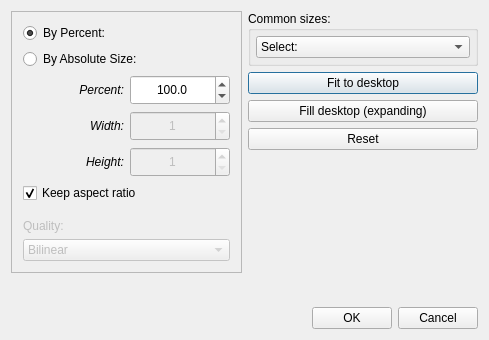
<?xml version="1.0" encoding="UTF-8"?>
<ui version="4.0">
 <class>ResizeDialog</class>
 <widget class="QDialog" name="ResizeDialog">
  <property name="geometry">
   <rect>
    <x>0</x>
    <y>0</y>
    <width>489</width>
    <height>340</height>
   </rect>
  </property>
  <property name="sizePolicy">
   <sizepolicy hsizetype="Preferred" vsizetype="Preferred">
    <horstretch>0</horstretch>
    <verstretch>0</verstretch>
   </sizepolicy>
  </property>
  <property name="minimumSize">
   <size>
    <width>100</width>
    <height>100</height>
   </size>
  </property>
  <property name="maximumSize">
   <size>
    <width>16777215</width>
    <height>16777215</height>
   </size>
  </property>
  <property name="windowTitle">
   <string>Resize</string>
  </property>
  <layout class="QVBoxLayout" name="verticalLayout">
   <item>
    <layout class="QHBoxLayout" name="resListLayout">
     <item>
      <widget class="QFrame" name="resFrame">
       <property name="frameShape">
        <enum>QFrame::StyledPanel</enum>
       </property>
       <property name="frameShadow">
        <enum>QFrame::Raised</enum>
       </property>
       <layout class="QVBoxLayout" name="verticalLayout_3">
        <item>
         <layout class="QVBoxLayout" name="verticalLayout_6">
          <property name="topMargin">
           <number>0</number>
          </property>
          <property name="rightMargin">
           <number>0</number>
          </property>
          <item>
           <widget class="QRadioButton" name="byPercentage">
            <property name="sizePolicy">
             <sizepolicy hsizetype="Minimum" vsizetype="Minimum">
              <horstretch>0</horstretch>
              <verstretch>0</verstretch>
             </sizepolicy>
            </property>
            <property name="text">
             <string>By Percent:</string>
            </property>
            <property name="checked">
             <bool>true</bool>
            </property>
           </widget>
          </item>
          <item>
           <widget class="QRadioButton" name="byAbsoluteSize">
            <property name="sizePolicy">
             <sizepolicy hsizetype="Minimum" vsizetype="Minimum">
              <horstretch>0</horstretch>
              <verstretch>0</verstretch>
             </sizepolicy>
            </property>
            <property name="text">
             <string>By Absolute Size:</string>
            </property>
            <property name="checked">
             <bool>false</bool>
            </property>
           </widget>
          </item>
         </layout>
        </item>
        <item>
         <layout class="QGridLayout" name="resGridLayout">
          <item row="0" column="0">
           <widget class="QLabel" name="label_3">
            <property name="font">
             <font>
              <italic>true</italic>
             </font>
            </property>
            <property name="text">
             <string>Percent:</string>
            </property>
            <property name="alignment">
             <set>Qt::AlignRight|Qt::AlignTrailing|Qt::AlignVCenter</set>
            </property>
           </widget>
          </item>
          <item row="1" column="0">
           <widget class="QLabel" name="label">
            <property name="sizePolicy">
             <sizepolicy hsizetype="Preferred" vsizetype="Preferred">
              <horstretch>0</horstretch>
              <verstretch>0</verstretch>
             </sizepolicy>
            </property>
            <property name="font">
             <font>
              <italic>true</italic>
             </font>
            </property>
            <property name="text">
             <string>Width:</string>
            </property>
            <property name="alignment">
             <set>Qt::AlignRight|Qt::AlignTrailing|Qt::AlignVCenter</set>
            </property>
           </widget>
          </item>
          <item row="2" column="1">
           <widget class="QSpinBox" name="height">
            <property name="enabled">
             <bool>false</bool>
            </property>
            <property name="sizePolicy">
             <sizepolicy hsizetype="Preferred" vsizetype="Minimum">
              <horstretch>0</horstretch>
              <verstretch>0</verstretch>
             </sizepolicy>
            </property>
            <property name="minimumSize">
             <size>
              <width>0</width>
              <height>30</height>
             </size>
            </property>
            <property name="alignment">
             <set>Qt::AlignCenter</set>
            </property>
            <property name="readOnly">
             <bool>false</bool>
            </property>
            <property name="buttonSymbols">
             <enum>QAbstractSpinBox::UpDownArrows</enum>
            </property>
            <property name="hiddenButtons" stdset="0">
             <bool>true</bool>
            </property>
            <property name="keyboardTracking">
             <bool>true</bool>
            </property>
            <property name="minimum">
             <number>1</number>
            </property>
            <property name="maximum">
             <number>65535</number>
            </property>
           </widget>
          </item>
          <item row="1" column="1">
           <widget class="QSpinBox" name="width">
            <property name="enabled">
             <bool>false</bool>
            </property>
            <property name="sizePolicy">
             <sizepolicy hsizetype="Preferred" vsizetype="Minimum">
              <horstretch>0</horstretch>
              <verstretch>0</verstretch>
             </sizepolicy>
            </property>
            <property name="minimumSize">
             <size>
              <width>0</width>
              <height>30</height>
             </size>
            </property>
            <property name="alignment">
             <set>Qt::AlignCenter</set>
            </property>
            <property name="buttonSymbols">
             <enum>QAbstractSpinBox::UpDownArrows</enum>
            </property>
            <property name="hiddenButtons" stdset="0">
             <bool>true</bool>
            </property>
            <property name="keyboardTracking">
             <bool>true</bool>
            </property>
            <property name="minimum">
             <number>1</number>
            </property>
            <property name="maximum">
             <number>65535</number>
            </property>
           </widget>
          </item>
          <item row="2" column="0">
           <widget class="QLabel" name="label_2">
            <property name="font">
             <font>
              <italic>true</italic>
             </font>
            </property>
            <property name="text">
             <string>Height:</string>
            </property>
            <property name="alignment">
             <set>Qt::AlignRight|Qt::AlignTrailing|Qt::AlignVCenter</set>
            </property>
           </widget>
          </item>
          <item row="0" column="1">
           <widget class="QDoubleSpinBox" name="percent">
            <property name="enabled">
             <bool>true</bool>
            </property>
            <property name="sizePolicy">
             <sizepolicy hsizetype="Preferred" vsizetype="Minimum">
              <horstretch>0</horstretch>
              <verstretch>0</verstretch>
             </sizepolicy>
            </property>
            <property name="minimumSize">
             <size>
              <width>0</width>
              <height>30</height>
             </size>
            </property>
            <property name="alignment">
             <set>Qt::AlignCenter</set>
            </property>
            <property name="readOnly">
             <bool>false</bool>
            </property>
            <property name="buttonSymbols">
             <enum>QAbstractSpinBox::UpDownArrows</enum>
            </property>
            <property name="hiddenButtons" stdset="0">
             <bool>true</bool>
            </property>
            <property name="decimals">
             <number>1</number>
            </property>
            <property name="minimum">
             <double>1.000000000000000</double>
            </property>
            <property name="maximum">
             <double>1600.000000000000000</double>
            </property>
            <property name="singleStep">
             <double>1.000000000000000</double>
            </property>
            <property name="stepType">
             <enum>QAbstractSpinBox::AdaptiveDecimalStepType</enum>
            </property>
            <property name="value">
             <double>100.000000000000000</double>
            </property>
           </widget>
          </item>
         </layout>
        </item>
        <item>
         <widget class="QCheckBox" name="keepAspectRatio">
          <property name="sizePolicy">
           <sizepolicy hsizetype="MinimumExpanding" vsizetype="Minimum">
            <horstretch>0</horstretch>
            <verstretch>0</verstretch>
           </sizepolicy>
          </property>
          <property name="minimumSize">
           <size>
            <width>0</width>
            <height>0</height>
           </size>
          </property>
          <property name="text">
           <string>Keep aspect ratio</string>
          </property>
          <property name="checked">
           <bool>true</bool>
          </property>
         </widget>
        </item>
        <item>
         <spacer name="verticalSpacer">
          <property name="orientation">
           <enum>Qt::Vertical</enum>
          </property>
          <property name="sizeType">
           <enum>QSizePolicy::Maximum</enum>
          </property>
          <property name="sizeHint" stdset="0">
           <size>
            <width>20</width>
            <height>10</height>
           </size>
          </property>
         </spacer>
        </item>
        <item>
         <widget class="QLabel" name="label_4">
          <property name="enabled">
           <bool>false</bool>
          </property>
          <property name="text">
           <string>Quality:</string>
          </property>
         </widget>
        </item>
        <item>
         <widget class="QComboBox" name="comboBox">
          <property name="enabled">
           <bool>false</bool>
          </property>
          <property name="sizePolicy">
           <sizepolicy hsizetype="MinimumExpanding" vsizetype="Minimum">
            <horstretch>0</horstretch>
            <verstretch>0</verstretch>
           </sizepolicy>
          </property>
          <property name="minimumSize">
           <size>
            <width>0</width>
            <height>0</height>
           </size>
          </property>
          <property name="currentIndex">
           <number>1</number>
          </property>
          <item>
           <property name="text">
            <string>Nearest</string>
           </property>
          </item>
          <item>
           <property name="text">
            <string>Bilinear</string>
           </property>
          </item>
          <item>
           <property name="text">
            <string>Bicubic</string>
           </property>
          </item>
          <item>
           <property name="text">
            <string>Lanczos3</string>
           </property>
          </item>
         </widget>
        </item>
       </layout>
      </widget>
     </item>
     <item>
      <layout class="QVBoxLayout" name="verticalLayout_5">
       <item>
        <widget class="QGroupBox" name="groupBox">
         <property name="title">
          <string>Common sizes:</string>
         </property>
         <layout class="QVBoxLayout" name="verticalLayout_2">
          <property name="spacing">
           <number>0</number>
          </property>
          <property name="leftMargin">
           <number>5</number>
          </property>
          <property name="topMargin">
           <number>5</number>
          </property>
          <property name="rightMargin">
           <number>5</number>
          </property>
          <property name="bottomMargin">
           <number>5</number>
          </property>
          <item>
           <widget class="QComboBox" name="resComboBox">
            <property name="sizePolicy">
             <sizepolicy hsizetype="MinimumExpanding" vsizetype="Minimum">
              <horstretch>0</horstretch>
              <verstretch>0</verstretch>
             </sizepolicy>
            </property>
            <property name="minimumSize">
             <size>
              <width>0</width>
              <height>0</height>
             </size>
            </property>
            <item>
             <property name="text">
              <string>Select:</string>
             </property>
            </item>
            <item>
             <property name="text">
              <string>1366 x 768</string>
             </property>
            </item>
            <item>
             <property name="text">
              <string>1440 x 900</string>
             </property>
            </item>
            <item>
             <property name="text">
              <string>1440 x 1050</string>
             </property>
            </item>
            <item>
             <property name="text">
              <string>1600 x 1200</string>
             </property>
            </item>
            <item>
             <property name="text">
              <string>1920 x 1080 (FullHD)</string>
             </property>
            </item>
            <item>
             <property name="text">
              <string>1920 x 1200 (FullHD)</string>
             </property>
            </item>
            <item>
             <property name="text">
              <string>2560 x 1080</string>
             </property>
            </item>
            <item>
             <property name="text">
              <string>2560 x 1440</string>
             </property>
            </item>
            <item>
             <property name="text">
              <string>2560 x 1600</string>
             </property>
            </item>
            <item>
             <property name="text">
              <string>3840 x 1600 (UW 4K)</string>
             </property>
            </item>
            <item>
             <property name="text">
              <string>3840 x 2160 (UHD-1)</string>
             </property>
            </item>
           </widget>
          </item>
         </layout>
        </widget>
       </item>
       <item>
        <widget class="QPushButton" name="fitDesktopButton">
         <property name="sizePolicy">
          <sizepolicy hsizetype="MinimumExpanding" vsizetype="Minimum">
           <horstretch>0</horstretch>
           <verstretch>0</verstretch>
          </sizepolicy>
         </property>
         <property name="minimumSize">
          <size>
           <width>0</width>
           <height>0</height>
          </size>
         </property>
         <property name="text">
          <string>Fit to desktop</string>
         </property>
        </widget>
       </item>
       <item>
        <widget class="QPushButton" name="fillDesktopButton">
         <property name="sizePolicy">
          <sizepolicy hsizetype="MinimumExpanding" vsizetype="Minimum">
           <horstretch>0</horstretch>
           <verstretch>0</verstretch>
          </sizepolicy>
         </property>
         <property name="minimumSize">
          <size>
           <width>0</width>
           <height>0</height>
          </size>
         </property>
         <property name="text">
          <string>Fill desktop (expanding)</string>
         </property>
        </widget>
       </item>
       <item>
        <widget class="QPushButton" name="resetButton">
         <property name="sizePolicy">
          <sizepolicy hsizetype="MinimumExpanding" vsizetype="Minimum">
           <horstretch>0</horstretch>
           <verstretch>0</verstretch>
          </sizepolicy>
         </property>
         <property name="minimumSize">
          <size>
           <width>0</width>
           <height>0</height>
          </size>
         </property>
         <property name="text">
          <string>Reset</string>
         </property>
        </widget>
       </item>
       <item>
        <spacer name="verticalSpacer_3">
         <property name="orientation">
          <enum>Qt::Vertical</enum>
         </property>
         <property name="sizeHint" stdset="0">
          <size>
           <width>20</width>
           <height>0</height>
          </size>
         </property>
        </spacer>
       </item>
      </layout>
     </item>
    </layout>
   </item>
   <item>
    <spacer name="verticalSpacer_2">
     <property name="orientation">
      <enum>Qt::Vertical</enum>
     </property>
     <property name="sizeType">
      <enum>QSizePolicy::Expanding</enum>
     </property>
     <property name="sizeHint" stdset="0">
      <size>
       <width>20</width>
       <height>0</height>
      </size>
     </property>
    </spacer>
   </item>
   <item>
    <layout class="QHBoxLayout" name="buttonsLayout">
     <item>
      <spacer name="horizontalSpacer">
       <property name="orientation">
        <enum>Qt::Horizontal</enum>
       </property>
       <property name="sizeHint" stdset="0">
        <size>
         <width>40</width>
         <height>20</height>
        </size>
       </property>
      </spacer>
     </item>
     <item>
      <widget class="QPushButton" name="okButton">
       <property name="sizePolicy">
        <sizepolicy hsizetype="Minimum" vsizetype="Minimum">
         <horstretch>0</horstretch>
         <verstretch>0</verstretch>
        </sizepolicy>
       </property>
       <property name="minimumSize">
        <size>
         <width>0</width>
         <height>0</height>
        </size>
       </property>
       <property name="text">
        <string>OK</string>
       </property>
      </widget>
     </item>
     <item>
      <widget class="QPushButton" name="cancelButton">
       <property name="sizePolicy">
        <sizepolicy hsizetype="Minimum" vsizetype="Minimum">
         <horstretch>0</horstretch>
         <verstretch>0</verstretch>
        </sizepolicy>
       </property>
       <property name="minimumSize">
        <size>
         <width>0</width>
         <height>0</height>
        </size>
       </property>
       <property name="text">
        <string>Cancel</string>
       </property>
      </widget>
     </item>
    </layout>
   </item>
  </layout>
 </widget>
 <layoutdefault spacing="6" margin="11"/>
 <tabstops>
  <tabstop>byPercentage</tabstop>
  <tabstop>byAbsoluteSize</tabstop>
  <tabstop>percent</tabstop>
  <tabstop>width</tabstop>
  <tabstop>height</tabstop>
  <tabstop>keepAspectRatio</tabstop>
  <tabstop>comboBox</tabstop>
  <tabstop>resComboBox</tabstop>
  <tabstop>fitDesktopButton</tabstop>
  <tabstop>fillDesktopButton</tabstop>
  <tabstop>resetButton</tabstop>
  <tabstop>okButton</tabstop>
  <tabstop>cancelButton</tabstop>
 </tabstops>
 <resources/>
 <connections/>
</ui>
